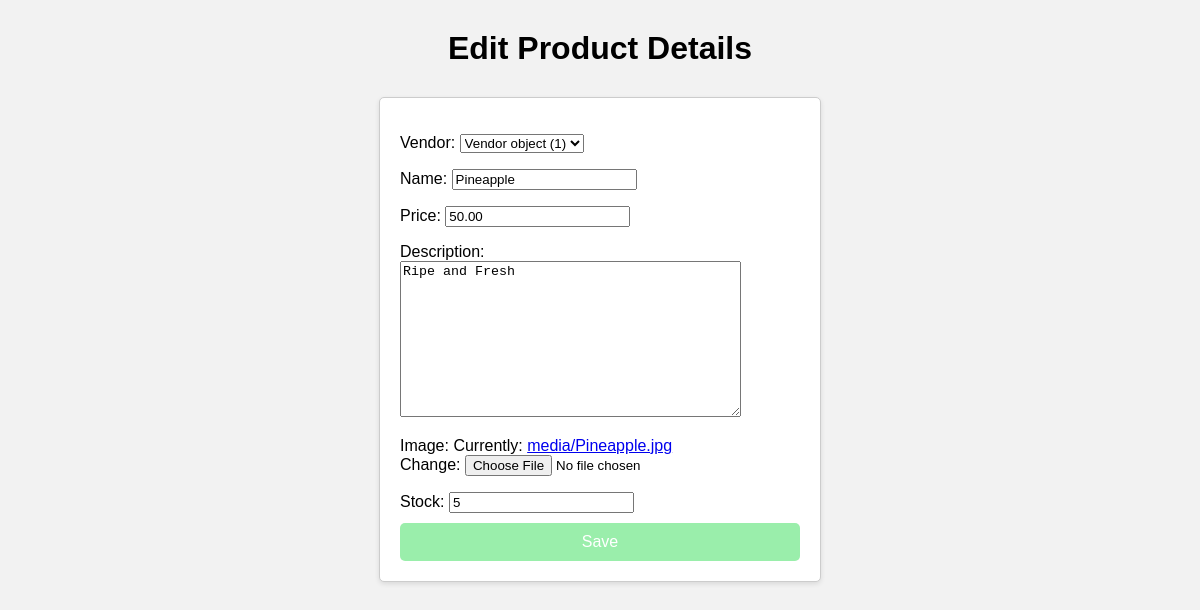
Screenshot of /inventory/product/edit/49/ with the database file from the repository.
### inventory/models.py (models this page shows)
class Product(models.Model):
    vendor=models.ForeignKey(Vendor, null=True, on_delete=models.CASCADE)
    name=models.CharField(max_length=32)
    price=models.DecimalField(max_digits=8,decimal_places=2)
    description=models.TextField()
    image=models.ImageField(upload_to='media')
    date_created=models.DateTimeField(auto_now_add=True)
    date_updated=models.DateTimeField(auto_now=True)
    stock=models.PositiveIntegerField()

### inventory/views.py (the view)
# urls.py: path("product/edit/<int:id>/", product_update_view, name="product_update_view"),
def product_update_view(request, id):
    product = Product.objects.get(id=id)
    if request.method == 'POST':
        form = ProductUploadForm(request.POST, instance=product)
        if form.is_valid():
            form.save()
            return redirect("products_list")
    else:
        form = ProductUploadForm(instance=product)
    return render(request, "inventory/edit_product.html", {'form': form})

### inventory/forms.py
class ProductUploadForm(forms.ModelForm):
    class Meta:
        model = Product
        fields = "__all__"

### templates/inventory/edit_product.html (shortened to what this page needs)
<!DOCTYPE html>
<html lang="en">
<head>
</head>
<body>
    <h1>Edit Product Details</h1>
    <form method="POST" class="upload-form">
       {{form.as_p}}
       <button type="submit">Save</button>
    </form>
</body>
</html>

### templates/inventory/edit_product.html (style rules this page uses)
body { font-family: Arial, sans-serif; background-color: #f2f2f2; margin: 0; padding: 0; }
h1 { text-align: center; margin: 30px 0; }
.upload-form { max-width: 400px; margin: 0 auto; background-color: #fff; border: 1px solid #ccc; padding: 20px; box-shadow: 0 2px 5px rgba(0, 0, 0, 0.1); border-radius: 5px; }
.upload-form button[type="submit"] { display: block; width: 100%; padding: 10px; background-color: #9aeeab; color: #fff; border: none; border-radius: 5px; cursor: pointer; font-size: 16px; }
.upload-form p { margin-bottom: 10px; }

### rows the page displays
Product: vendor "Vendor object (1)", name "Pineapple", price "50.00", description "Ripe and Fresh", stock "5"
